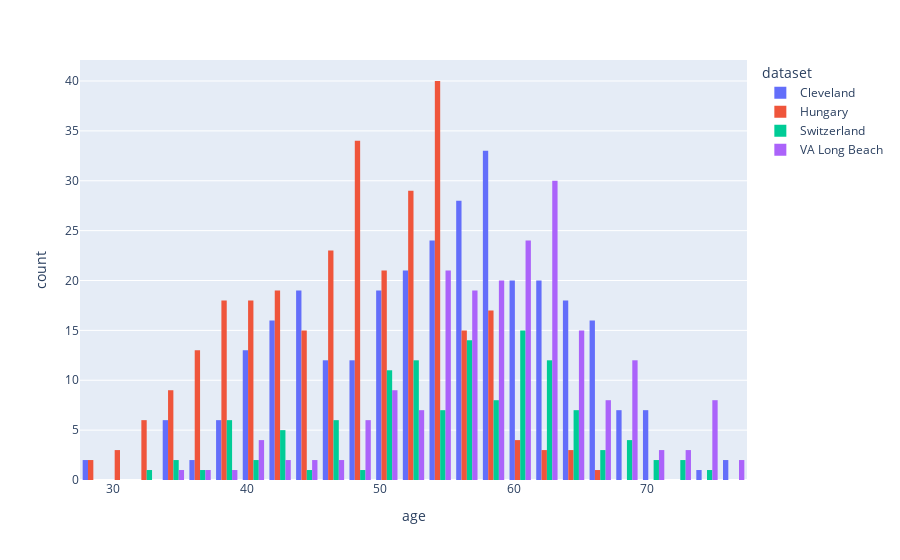

Notebook cell for this chart:
### Code cell
# make a plot of age col

fig=px.histogram(data_frame=df,x='age',color='dataset',barmode='group')
fig.show()

### Figure 1 — Plotly figure (JSON) as saved in the notebook; plotly's stock layout.template omitted (floating-point values rounded to 4 significant figures; data arrays with more than 128 entries replaced by an {"elided": "..."} marker saying what was removed)
{"data": [{"alignmentgroup": "True", "bingroup": "x", "hovertemplate": "dataset=Cleveland<br>age=%{x}<br>count=%{y}<extra></extra>", "legendgroup": "Cleveland", "marker": {"color": "#636efa", "pattern": {"shape": ""}}, "name": "Cleveland", "offsetgroup": "Cleveland", "orientation": "v", "showlegend": true, "type": "histogram", "x": {"elided": "304 int values"}, "xaxis": "x", "yaxis": "y"}, {"alignmentgroup": "True", "bingroup": "x", "hovertemplate": "dataset=Hungary<br>age=%{x}<br>count=%{y}<extra></extra>", "legendgroup": "Hungary", "marker": {"color": "#EF553B", "pattern": {"shape": ""}}, "name": "Hungary", "offsetgroup": "Hungary", "orientation": "v", "showlegend": true, "type": "histogram", "x": {"elided": "293 int values"}, "xaxis": "x", "yaxis": "y"}, {"alignmentgroup": "True", "bingroup": "x", "hovertemplate": "dataset=Switzerland<br>age=%{x}<br>count=%{y}<extra></extra>", "legendgroup": "Switzerland", "marker": {"color": "#00cc96", "pattern": {"shape": ""}}, "name": "Switzerland", "offsetgroup": "Switzerland", "orientation": "v", "showlegend": true, "type": "histogram", "x": [32, 34, 35, 36, 38, 38, 38, 38, 38, 38, 40, 41, 42, 42, 43, 43, 43, 45, 46, 46, 47, 47, 47, 47, 48, 50, 50, 50, 50, 51, 51, 51, 51, 51, 51, 51, 52, 52, 52, 52, 53, 53, 53, 53, 53, 53, 53, 53, 54, 54, 54, 55, 55, 55, 55, 56, 56, 56, 56, 56, 56, 56, 56, 57, 57, 57, 57, 57, 57, 58, 58, 58, 59, 59, 59, 59, 59, 60, 60, 60, 60, 60, 60, 61, 61, 61, 61, 61, 61, 61, 61, 61, 62, 62, 62, 62, 62, 62, 62, 63, 63, 63, 63, 63, 64, 64, 64, 65, 65, 65, 65, 66, 66, 67, 68, 68, 69, 69, 70, 70, 72, 73, 74], "xaxis": "x", "yaxis": "y"}, {"alignmentgroup": "True", "bingroup": "x", "hovertemplate": "dataset=VA Long Beach<br>age=%{x}<br>count=%{y}<extra></extra>", "legendgroup": "VA Long Beach", "marker": {"color": "#ab63fa", "pattern": {"shape": ""}}, "name": "VA Long Beach", "offsetgroup": "VA Long Beach", "orientation": "v", "showlegend": true, "type": "histogram", "x": {"elided": "200 int values"}, "xaxis": "x", "yaxis": "y"}], "layout": {"barmode": "group", "legend": {"title": {"text": "dataset"}, "tracegroupgap": 0}, "margin": {"t": 60}, "xaxis": {"anchor": "y", "domain": [0, 1], "title": {"text": "age"}}, "yaxis": {"anchor": "x", "domain": [0, 1], "title": {"text": "count"}}}}
